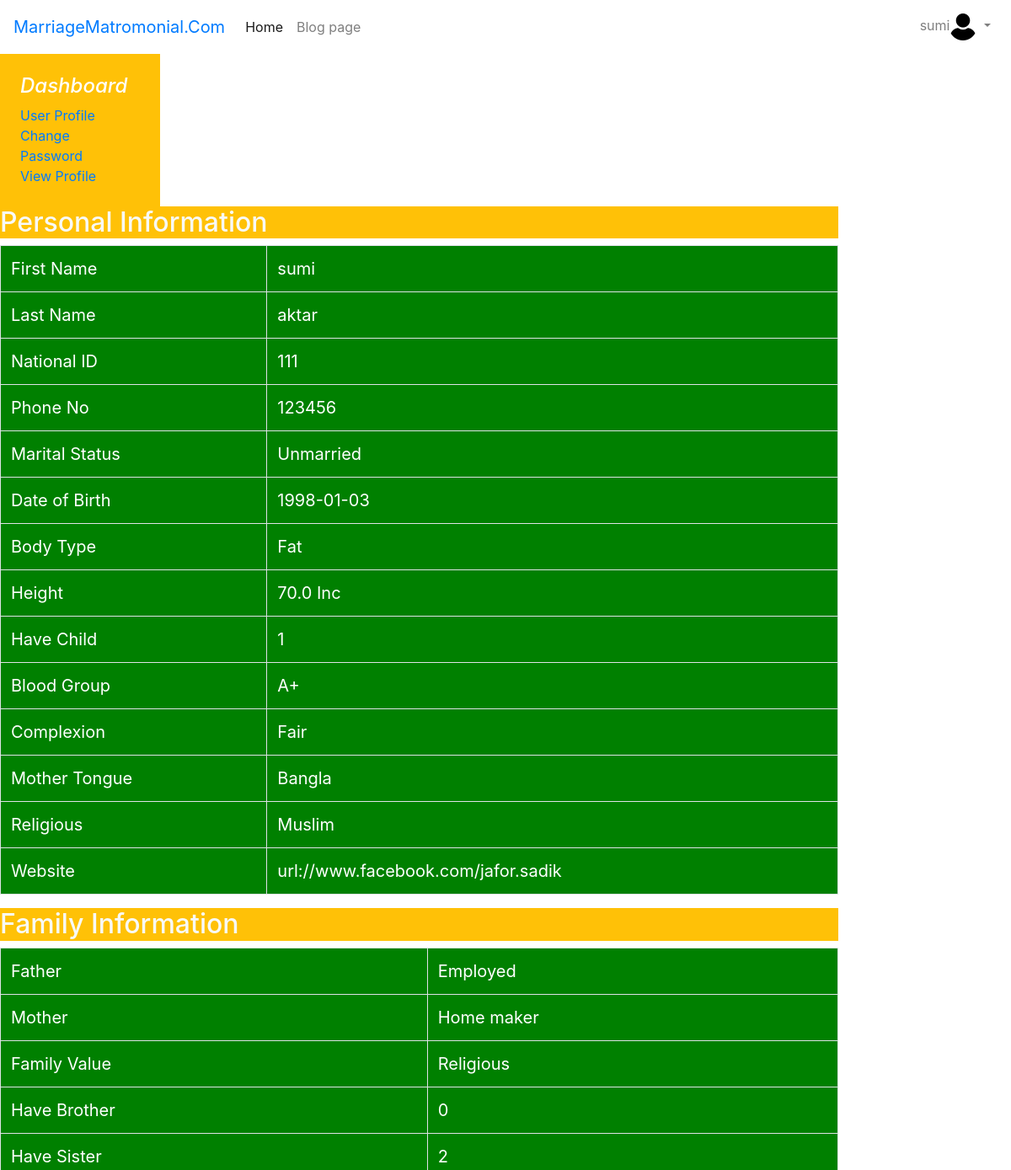
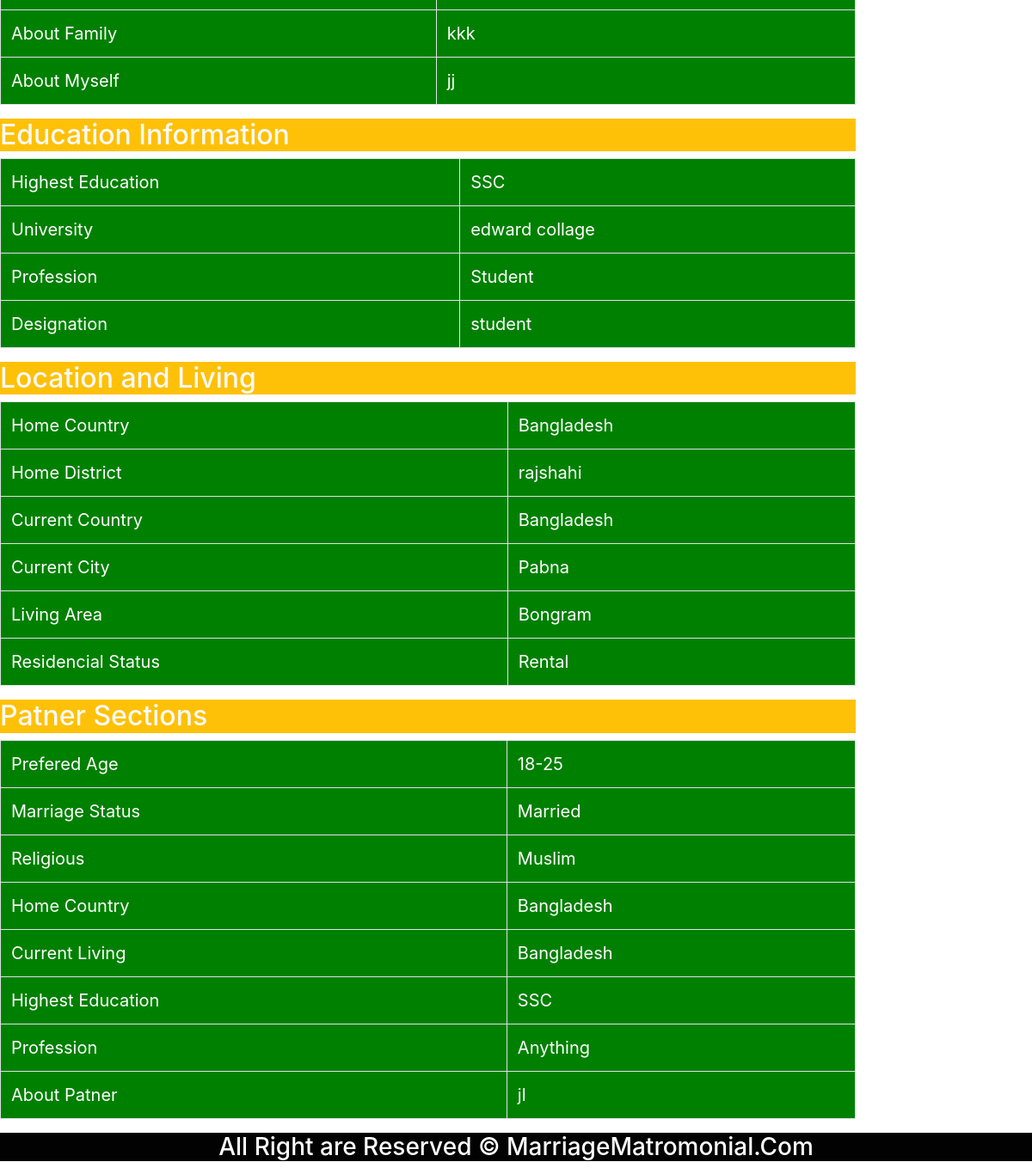
The app's page /accounts/viewprofile (signed in) with its own data (2 pictures, top to bottom).
### accounts/models.py (models this page shows, shortened)
class CompletedRegister(models.Model):
    user = models.OneToOneField(User, on_delete=models.PROTECT, default=None)
    nationalID=models.IntegerField(blank=False)
    gender = models.CharField(max_length=20,blank=False)
    phone=models.IntegerField(blank=False)
    birth=models.CharField(max_length=20,blank=False)
    maritalStatus = models.CharField(max_length=30,blank=False)
    Children=models.IntegerField(blank=False,default=0)
    height=models.FloatField(blank=False,default=0.0)
    bodyType=models.CharField(max_length=35,blank=False)
    Complexion=models.CharField(max_length=30,blank=False)
    blodGroup=models.CharField(max_length=35,blank=False)
    religon=models.CharField(max_length=35,blank=False)
    mothertongue=models.CharField(max_length=35,blank=False)
    familyvalue=models.CharField(max_length=35,blank=False)
    father=models.CharField(max_length=35,blank=False)
    mother=models.CharField(max_length=35,blank=False)
    sister=models.IntegerField(blank=False,default=0)
    brother=models.IntegerField(blank=False,default=0)
    education = models.CharField(max_length=50, blank=False)
    universitycollege=models.CharField(max_length=100,blank=False,default="Null")
    profession=models.CharField(max_length=100,blank=False,default="Null")
    designation=models.CharField(max_length=100,blank=False,default="Null")
    currentlivingcourtry=models.CharField(max_length=100,blank=False)
    currentlivingcity=models.CharField(max_length=100,blank=False)
    currentlivingarea=models.CharField(max_length=100,blank=False)
    residentialstatus = models.CharField(max_length=35, blank=False)
    homecountry = models.CharField(max_length=100, blank=False)
    homedistrict = models.CharField(max_length=100, blank=False)
    aboutyou=models.TextField(max_length=300,blank=False)
    aboutfamily=models.TextField(max_length=300,blank=False)
    preferredage=models.CharField(max_length=35, blank=False)
    preferredmarrige=models.CharField(max_length=35, blank=False)
    patnerreligon=models.CharField(max_length=35,blank=False)
    patnerhomecountry=models.CharField(max_length=30,blank=False)
    patnercurrentliving=models.CharField(max_length=30,blank=False)
    patnereducation=models.CharField(max_length=50, blank=False)
    patnerprofession = models.CharField(max_length=50, blank=False)
    aboutpatner = models.TextField(max_length=300, blank=False)
    website = models.URLField(default='http://www.facebook.com/')
    thumb = models.ImageField(upload_to='profile_image', blank=False, default='default.jpg',)

### accounts/views.py (the view)
# urls.py: path('viewprofile', views.viewp_rofile, name="viewprofile"),
def viewp_rofile(request):
    file = CompletedRegister.objects.get(user=get_object_or_404(User, username=request.user))
    return render(request,'account/viewp_rofile.html',{'file':file})

### accounts/templates/account/viewp_rofile.html (shortened to what this page needs)
{% extends 'account/base.html'%}
{%load static%}
{% block content %}
<div class="col-mod-8">
    <h2 class="col-mod-6 text-light bg-warning">Personal Information</h2>
    <table class="col-md-12 table table-bordered">
  <tbody>
    <tr>
      <td>First Name</td>
      <td colspan="2">{{user.first_name}}</td>
    </tr>
    <tr>
      <td>Last Name</td>
      <td colspan="2">{{user.last_name}}</td>
    </tr>
    <tr>
      <td>National ID</td>
      <td colspan="2">{{file.nationalID}}</td>
    </tr>
      <tr>
      <td>Phone No</td>
      <td colspan="2">{{file.phone}}</td>
    </tr>
     <tr>
      <td>Marital Status</td>
      <td colspan="2">{{file.maritalStatus}}</td>
    </tr>
    <tr>
    <tr>
      <td>Date of Birth</td>
      <td colspan="2">{{file.birth}}</td>
    </tr>
    <tr>
     <td>Body Type</td>
      <td colspan="2">{{file.bodyType}}</td>
    </tr>
    <tr>
        <td>Height</td>
        <td>{{file.height}} Inc</td>
    </tr>
    <tr>
        <td>Have Child</td>
        <td>{{file.Children}}</td>
    </tr>
    <tr>
        <td>Blood Group</td>
        <td>{{file.blodGroup}}</td>
    </tr>
    <tr>
        <td>Complexion</td>
        <td>{{file.Complexion}}</td>
    </tr>
    <tr>
        <td>Mother Tongue</td>
        <td>{{file.mothertongue}}</td>
    </tr>
    <tr>
        <td>Religious</td>
        <td>{{file.religon}}</td>
    </tr>
    <tr>
      <td>Website</td>
      <td colspan="2">{{file.website}}</td>
    </tr>
  </tbody>
</table>
  <h2 class="col-mod-6 text-light bg-warning">Family Information</h2>
    <table class="col-md-12 table table-bordered">
  <tbody>
    <tr>
      <td colspan="1">Father </td>
      <td colspan="3">{{file.father}}</td>
    </tr>
    <tr>
      <td colspan="1">Mother</td>
      <td colspan="3">{{file.mother}}</td>
    </tr>
    <tr>
      <td colspan="1">Family Value </td>
      <td colspan="3">{{file.familyvalue}}</td>
    </tr>
      <tr>
      <td colspan="1">Have Brother</td>
      <td colspan="3">{{file.brother}}</td>
    </tr>
     <tr>
      <td colspan="1">Have Sister</td>
      <td colspan="3">{{file.sister}}</td>
    </tr>
    <tr>
      <td colspan="1">About Family</td>
      <td colspan="3">{{file.aboutfamily}}</td>
    </tr>
      <tr>
      <td colspan="1">About Myself</td>
      <td colspan="3">{{file.aboutyou}}</td>
    </tr>
  </tbody>
</table>
 <h2 class="col-mod-6 text-light bg-warning">Education Information</h2>
    <table class="col-md-12 table table-bordered">
  <tbody>
    <tr>
      <td>Highest Education </td>
      <td>{{file.education}}</td>
    </tr>
    <tr>
      <td>University</td>
      <td>{{file.universitycollege}}</td>
    </tr>
    <tr>
      <td >Profession</td>
      <td>{{file.profession}}</td>
    </tr>
      <tr>
      <td>Designation</td>
      <td >{{file.designation}}</td>
    </tr>
  </tbody>
</table>
<h2 class="col-mod-6 text-light bg-warning">Location and Living </h2>
    <table class="col-md-12 table table-bordered">
  <tbody>
    <tr>
      <td>Home Country</td>
      <td>{{file.homecountry}}</td>
    </tr>
    <tr>
      <td>Home District</td>
      <td>{{file.homedistrict}}</td>
    </tr>
    <tr>
      <td >Current Country</td>
      <td>{{file.currentlivingcourtry}}</td>
    </tr>
      <tr>
      <td>Current City</td>
      <td >{{file.currentlivingcity}}</td>
    </tr>
        <tr>
      <td>Living Area</td>
      <td >{{file.currentlivingarea}}</td>
    </tr>
        <tr>
      <td>Residencial Status</td>
      <td >{{file.residentialstatus}}</td>
    </tr>
  </tbody>
</table>
<h2 class="col-mod-6 text-light bg-warning">Patner Sections </h2>
    <table class="col-md-12 table table-bordered">
  <tbody>
    <tr>
      <td>Prefered Age</td>
      <td>{{file.preferredage}}</td>
    </tr>
    <tr>
      <td>Marriage Status</td>
      <td>{{file.preferredmarrige}}</td>
    </tr>
    <tr>
      <td>Religious</td>
      <td>{{file.patnerreligon}}</td>
    </tr>
    <tr>
      <td >Home Country</td>
      <td>{{file.patnerhomecountry}}</td>
    </tr>
      <tr>
      <td>Current Living</td>
      <td >{{file.patnercurrentliving}}</td>
    </tr>
        <tr>
      <td>Highest Education</td>
      <td >{{file.patnereducation}}</td>
    </tr>
    <tr>
      <td>Profession</td>
      <td >{{file.patnerprofession}}</td>
    </tr>
      <tr>
      <td>About Patner</td>
      <td >{{file.aboutpatner}}</td>
    </tr>
  </tbody>
</table>
</div>
{% endblock %}

### accounts/templates/account/base.html (shortened to what this page needs)
 <!DOCTYPE html>
{% load staticfiles %}
{% load static %}
<html lang="en">
<head>
    <link rel="stylesheet" href="{% static 'css/style1.css' %}">
    <link rel="stylesheet" href="{% static 'css/bootstrap.min.css' %}">
</head>
<body>
<nav class="navbar navbar-expand-lg navbar-light">
  <div class="collapse navbar-collapse" id="navbarTogglerDemo01">
    <a class="navbar-brand text-primary" href="#">MarriageMatromonial.Com</a>
    <ul class="navbar-nav mr-auto mt-2 mt-lg-0">
      <li class="nav-item active">
        <a class="nav-link" href="{% url 'Homepage'%}">Home <span class="sr-only">(current)</span></a>
      </li>
      <li class="nav-item">
        <a class="nav-link" href="#">Blog page</a>
      </li>
    </ul>
      <ul class="navbar-nav my-2 my-lg-0">
              {% if user.is_authenticated %}
      <li class="nav-item dropdown">
        <a class="nav-link dropdown-toggle" href="#" id="navbarDropdown" role="button" data-toggle="dropdown" aria-haspopup="true" aria-expanded="false">
          {{user.username}}<img src="{% static 'logo/user.png' %}">
        </a>
      </li>
              {% endif %}
    </ul>
  </div>
</nav>
<main role="main">
  <div class="row">
    <aside class="col-md-2 blog-sidebar bg-warning" id="bg">
      <div class="p-4">
        <h4 class="font-italic">Dashboard</h4>
        <ol class="list-unstyled mb-0">
          <li><a href="{% url 'profile'%}">User Profile</a></li>
          <li><a href="{% url 'change_password'%}">Change Password</a></li>
          <li><a href="{% url 'viewprofile'%}">View Profile</a></li>
        </ol>
      </div>
    </aside>
    <div class="col-md-10 blog-main">
        {% block content %}
        {% endblock %}
      </div>
    </div>
</main>
    <div id="footer">
           <h3>All Right are Reserved &copy;  MarriageMatromonial.Com</h3>
    </div>
</body>
</html>

### static/css/style1.css (style rules this page uses)
#footer { background-color: #020202; width: 100%; height: auto; }
#footer,h4 { color:white; text-align: center; }

### accounts/templates/account/base.html (style rules this page uses)
#bg { background-color: #ffc107!important; max-width: fit-content; }

### accounts/templates/account/viewp_rofile.html (style rules this page uses)
tr { background:green; }
td { color:white; font-size:20px; }

### records on screen
CompletedRegister: nationalID "111", phone "123456", maritalStatus "Unmarried", birth "1998-01-03", bodyType "Fat", height "70.0", Children "1", blodGroup "A+", Complexion "Fair", mothertongue "Bangla", religon "Muslim", website "url://www.facebook.com/jafor.sadik", father "Employed", mother "Home maker", familyvalue "Religious", brother "0", sister "2", aboutfamily "kkk", aboutyou "jj", education "SSC", universitycollege "edward collage", profession "Student", designation "student", homecountry "Bangladesh", homedistrict "rajshahi", currentlivingcourtry "Bangladesh", currentlivingcity "Pabna", currentlivingarea "Bongram", residentialstatus "Rental", preferredage "18-25", preferredmarrige "Married", patnerreligon "Muslim", patnerhomecountry "Bangladesh", patnercurrentliving "Bangladesh", patnereducation "SSC", patnerprofession "Anything", aboutpatner "jl"

### other values on screen
{{ user.username }} "sumi"
{{ user.first_name }} "sumi"
{{ user.last_name }} "aktar"
